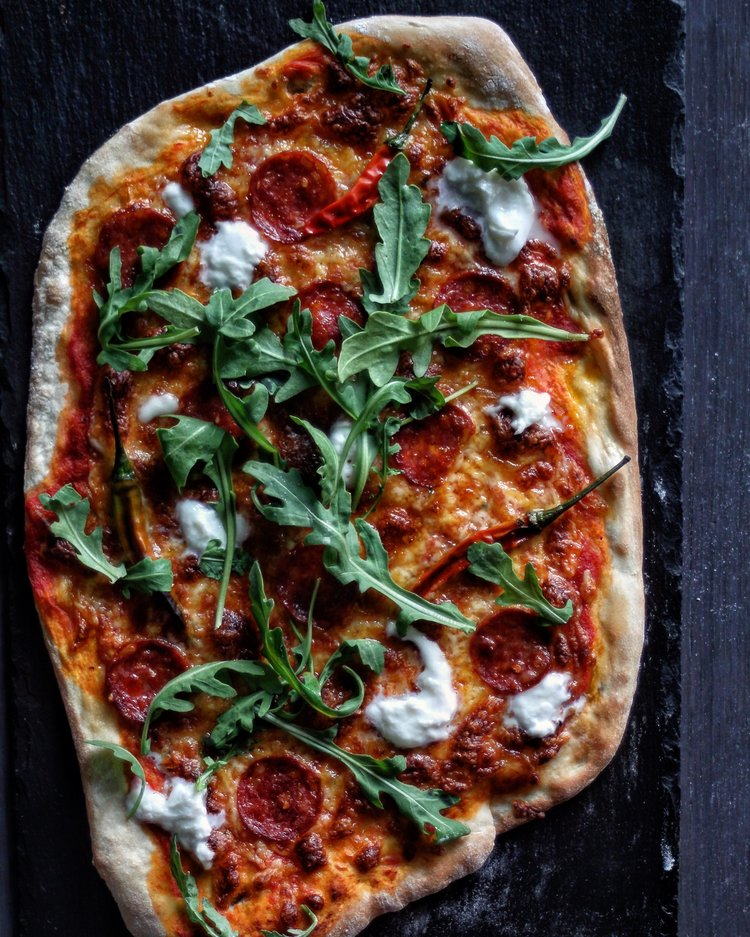
#> input picture pizza-image-compression-with-kmeans/pizza.jpg, 750 x 937 px
$ jupyter execute 'Pizza image compression with Kmeans.ipynb'
#> lines starting #> are read from the running program, lines starting #| are printed output that depends on the picture
### Initialise

[cell 1]
from skimage import io
from sklearn.cluster import KMeans
import numpy as np
import matplotlib.pyplot as plt

### Show original image

[cell 2]
image = io.imread('pizza.jpg')
#> image is the input picture: shape (937, 750, 3); mean R, G, B 81, 63.3, 53.7
io.imshow(image)
plt.axis('off')
io.show()

### Check image dimensions

[cell 3]
row = image.shape[0]
#> row = 937
col = image.shape[1]
#> col = 750
print('Image dimensions: {} x {}'.format(col,row))
#| Image dimensions: 750 x 937

### Preparing image data

[cell 4]
data = image.reshape(row*col,3)
empty = np.zeros_like(data)

### Fitting Kmeans and compressing image

Defining function to compress image with Kmeans

[cell 5]
def compress(data,i):
    # training Kmeans
    kmeans = KMeans(n_clusters=i).fit(data)

    # map color to compressed value
    color = kmeans.predict(data)

    # grouping colors
    for k in range(i):
        empty[color == k] = kmeans.cluster_centers_[k]

    # reshape data and display output image
    new_img = empty.reshape((row, col, 3))
    plt.axis('off')
    plt.title('Compressed image - {} colors'.format(i))
    plt.imshow(new_img)
    plt.show()

Displaying image with different number of colors, being 3, 5, 10, 15, 20, 25

[cell 6]
for k in [3, 5,10,15,20,25]:
    compress(data,k)
#> this loop made 6 passes
#> pass 1, in compress, `plt.show()`:
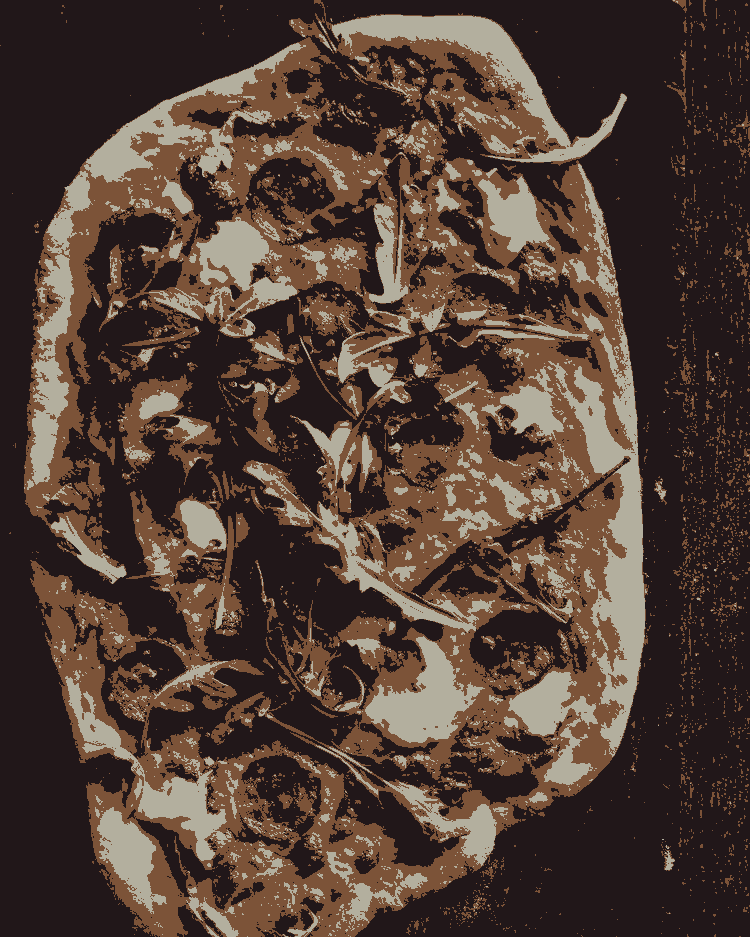
#> shown: shape (937, 750, 3); mean R, G, B 80.9, 62.8, 53.6
#> pass 2, in compress (call 2), `plt.show()`:
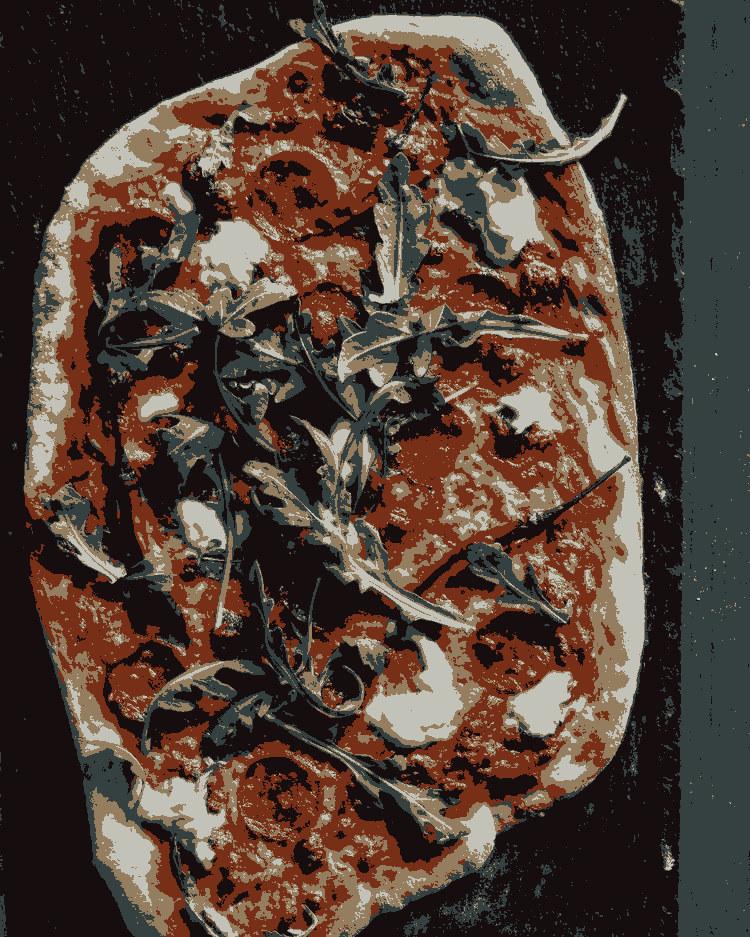
#> shown: shape (937, 750, 3); mean R, G, B 80.6, 62.8, 53.4
